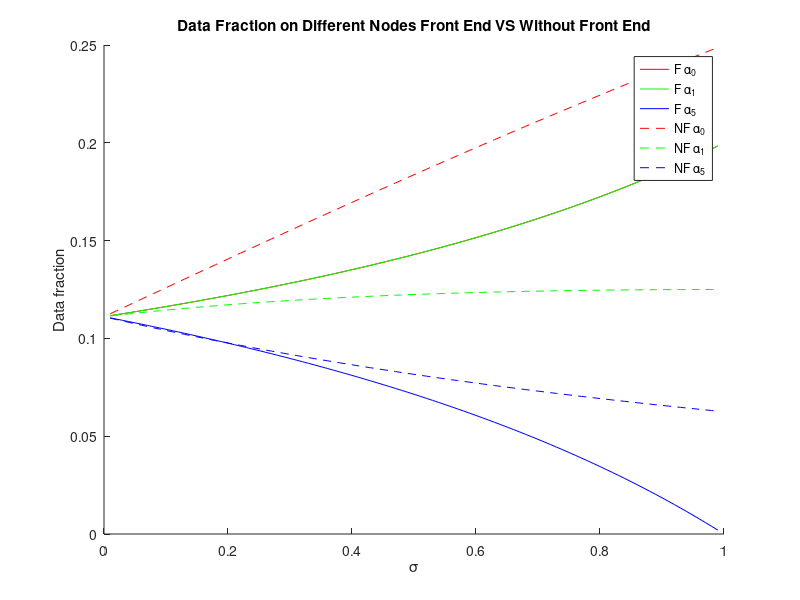

Write the MATLAB code that produced this figure.
clear
clc
B = [1
    0
    0];

solution = [];
for sigma = 0.01:0.01:0.99
    
    A = [1 4 4 
        1 -1 0
        0 sigma-1 1];
    
    s = [];
    s = A\B;
    s = s';
    solution = [solution;s];
     
end

sigma = [0.01:0.01:0.99];

figure
hold on
plot(sigma,solution(:,1),'r');
plot(sigma,solution(:,2),'g');
plot(sigma,solution(:,3),'b');



B = [1
    0
    0];
solution = [];

for sigma = 0.01:0.01:0.99
    t = sigma + 1;
    t = -t;
    
    z = -sigma;
    
    A = [1 4 4
        1 t 0
        1 z t];
    
    s = [];
    s = A\B;
    s = s';
    solution = [solution;s];
end

sigma = [0.01:0.01:0.99];


plot(sigma,solution(:,1),'--r');
plot(sigma,solution(:,2),'--g');
plot(sigma,solution(:,3),'--b');

ylabel('Data fraction');
xlabel('\sigma');
title('Data Fraction on Different Nodes Front End VS Without Front End');
legend('F \alpha_0','F \alpha_1','F \alpha_5','NF \alpha_0','NF \alpha_1','NF \alpha_5');
